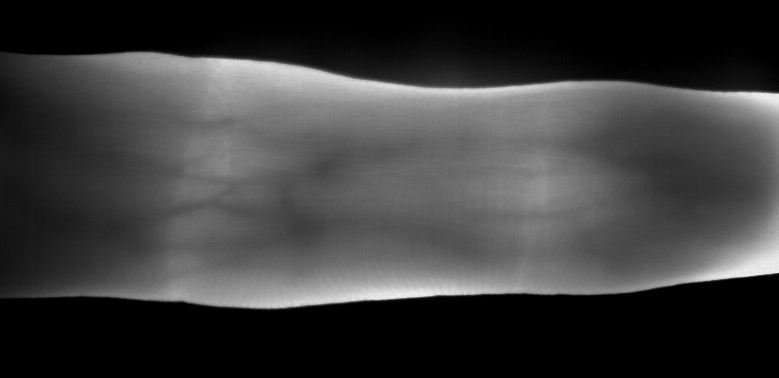
%> input picture finger.png, 779 x 378 px
$ octave miura_usage.m   (GNU Octave 9; MATLAB toolbox functions it lacks are replaced by stand-ins)
%> lines starting %> are read from the running program, lines starting %| are printed output that depends on the picture; in (x1, y1, x2, y2) boxes, pixels count from 0 and x2, y2 are one past the last pixel; in counts of white or black regions, pixels touching at a corner belong together; the program's own positions count from 1
### Lee/lee_region.m
function [region, edges] = lee_region(img, mask_h, mask_w)
% Localise the finger region

% Parameters:
%  img    - Input vascular image
%  mask_h - Height of the mask
%  mask_w - Width of the mask

% Returns:
%  region - Binary mask indicating the finger region
%  edges  - Matrix containing two rows, first row corresponds to the
%           y-positions of the upper finger edge and the second row
%           corresponds to the y-positions of the lower finger edge.

% Reference:
% Finger vein recognition using minutia-based alignment and local binary
%   pattern-based feature extraction
% E.C. Lee, H.C. Lee and K.R. Park
% International Journal of Imaging Systems and Technology
%   Volume 19, Issue 3, September 2009, Pages 175-178
% doi: 10.1002/ima.20193

% Author:  Bram Ton <b.t.ton@alumnus.utwente.nl>
% Date:    20th March 2012
% License: Simplified BSD License

[img_h, img_w] = size(img);

% Determine lower half starting point
if mod(img_h,2) == 0
    half_img_h = img_h/2 + 1;
else
    half_img_h = ceil(img_h/2);
end

% Construct mask for filtering
mask = zeros(mask_h,mask_w);
mask(1:mask_h/2,:) = -1;
mask(mask_h/2 + 1:end,:) = 1;

% Filter image using mask
img_filt = imfilter(img, mask,'replicate');
% figure; imshow(img_filt)

% Upper part of filtred image
img_filt_up = img_filt(1:floor(img_h/2),:);
[~, y_up] = max(img_filt_up);

% Lower part of filtred image
img_filt_lo = img_filt(half_img_h:end,:);
[~,y_lo] = min(img_filt_lo);

% Fill region between upper and lower edges
region = zeros(size(img));
for i=1:img_w
    region(y_up(i):y_lo(i)+size(img_filt_lo,1), i) = 1;
end

% Save y-position of finger edges
edges = zeros(2,img_w);
edges(1,:) = y_up;
edges(2,:) = round(y_lo + size(img_filt_lo,1));

### jointFinder.m
function [jointmask, jLoc] = jointFinder(img, fingerMask, debugFlag)
%% function jointMask = jointFinder(img, fingerMask)
%   Searches for the location of joints in finger image img
% INPUT:
%   img - Standard grayscale img of finger
%   fingerMask (optional): binary mask of the fonger to filter bg out
% Output:
%   jointMask: binary mask showing the location of two joints [left, right]
% fingerMask = fingermask_zeros;
% debugFlag = 1;
% img = im;
if nargin == 1
    fingerMask = ones(size( img ));
end
img_data = whos('img');
if strcmp(img_data.class, 'uint8')
    img = im2double(img);
end

if nargin < 3
    debugFlag = 0;
end

%% Mask the finger image
    % Weigh the mask by a cosine function to get rid of some noise on the edges
    uedge = find( imfilter(fingerMask, [-1;1]) == 1 ); % Upper edge of finger
    ledge = find( imfilter(fingerMask, [1;-1]) == 1 ); % Lower -"-
    wedge = ledge - uedge;                             % Width of -"-

weights = zeros(size(img));

for i = 1:length(uedge)
    weights(uedge(i):ledge(i)-1) =...
        exp( -2.* abs(linspace(0, wedge(i), wedge(i))./wedge(i) - 0.5) );
end

img_m = img .* weights;

% figure; imshow(weights,[]);

%% Find the joint location on the basis of column-wise intensity level

I = sum( img_m ) ./ sum(img_m ~= 0) ;  % Mean per coloumn

    % Mean filter to get rid of some saddle points
n = 10; % Width of the mean filter
Ifilt = filtfilt(ones(n,1)./n, 1, I);

    % Differentiate to get the derivative zeros
IfiltD = diff(Ifilt(1:end));
IfiltD2= zeros(size(IfiltD)) .* nan;

    % Find zero crossings as a*b <= 0 -> Crossing between a and b
for i = 2:length(IfiltD)
    IfiltD2(i) = IfiltD(i) * IfiltD(i-1);
end
[~, zeroInd] = find(IfiltD2 <= 0);

    % Ignore crossings too close to the edges of image (10% threshold)
edgeT = size(img,2) / 10;
zeroInd = zeroInd( zeroInd > edgeT & zeroInd < size(Ifilt,2)-edgeT);

IfiltZeros = Ifilt(zeroInd);    % Intensity values at zero crossings
    % Order the intensity values to descend
[~, ordered] = sort(IfiltZeros , 'descend' );

    % Plot intensity and zero crossings
if debugFlag
    figure; plot(Ifilt); hold on; plot(zeroInd, Ifilt(zeroInd),'x')
end

%% Find most probable joint locations

    % The highest is value pretty certainly one of the joints
jLoc(1) = zeroInd(ordered(1));

    % Disregard everything too close to this point (30% threshold)
ordered( abs(zeroInd(ordered) - jLoc(1)) < size(Ifilt,2)/3 ) = [];

    % Now the second joint should be at about the new highest value
jLoc(2) = zeroInd(ordered(1));
%% Find joint widths

    % Median value between joint locations
if(jLoc(1) > jLoc(2))
    jLoc = fliplr(jLoc);    % sort asc
end

med = median( Ifilt(jLoc(1):jLoc(2)) );
    % Everything below median can't be joint
IfiltT = Ifilt .* (Ifilt >= med);

if debugFlag
    figure; plot(IfiltT);
end

    % Search for the edges of the joints as area that is above the
    % threshold, but not above the value at joint location
e1 = [nan, nan];
e2 = [nan, nan];

for i = 1:size(img,2)/2
    if isnan(e1(1)) && (jLoc(1)-i  < round(size(img,2)*0.1) ||...
                        IfiltT(jLoc(1)-i) == 0 || IfiltT(jLoc(1)-i) > IfiltT(jLoc(1)))
        e1(1) = jLoc(1)-i;
    end
    if isnan(e1(2)) && (IfiltT(jLoc(1)+i) == 0 || IfiltT(jLoc(1)+i) > IfiltT(jLoc(1)))
        e1(2) = jLoc(1)+i;
    end

    if isnan(e2(1)) && (IfiltT(jLoc(2)-i) == 0 || IfiltT(jLoc(2)-i) > IfiltT(jLoc(2)))
        e2(1) = jLoc(2)-i;
    end
    if isnan(e2(2)) && (jLoc(2)+i > round(size(img,2)*0.7) ||...
                        IfiltT(jLoc(2)+i) > IfiltT(jLoc(2)))
        e2(2) = jLoc(2)+i;
    end
end


%% Create jointmask from the edges

jointmask = fingerMask;
jointmask(:, [1:e1(1), e1(2):e2(1), e2(2):end] ) = 0;

if debugFlag
    figure; imshow(jointmask,[])
end

end

### Miura/miura_max_curvature.m
function veins = miura_max_curvature(img, fvr, sigma)
% Maximum curvature method

% Parameters:
%  img    - Input vascular image
%  fvr    - Finger vein region
%  sigma  - Sigma used for determining derivatives

% Returns:
%  veins - Vein image

% Reference:
% Extraction of finger-vein patterns using maximum curvature points in
%   image profiles
% N. Miura, A. Nagasaka, and T. Miyatake
% IAPR conference on machine vision applications 9 (2005), pp. 347--350

% Author:  Bram Ton <b.t.ton@alumnus.utwente.nl>
% Date:    20th December 2011
% License: Simplified BSD License

% Changelog:
% 2012/01/10 - Speed enhancement by rewriting diag() functions
%              with linear indices.

% Construct filter kernels
winsize = ceil(4*sigma);
[X,Y] = meshgrid(-winsize:winsize, -winsize:winsize);

h = (1/(2*pi*sigma^2)).*exp(-(X.^2 + Y.^2)/(2*sigma^2));
hx = (-X/(sigma^2)).*h;
hxx = ((X.^2 - sigma^2)/(sigma^4)).*h;
hy = hx';
hyy = hxx';
hxy = ((X.*Y)/(sigma^4)).*h;

% Do the actual filtering
fx  = imfilter(img, hx,  'replicate', 'conv');
fxx = imfilter(img, hxx, 'replicate', 'conv');
fy  = imfilter(img, hy,  'replicate', 'conv');
fyy = imfilter(img, hyy, 'replicate', 'conv');
fxy = imfilter(img, hxy, 'replicate', 'conv');
f1  = 0.5*sqrt(2)*(fx + fy); % \
f2  = 0.5*sqrt(2)*(fx - fy); % /
f11 = 0.5*fxx + fxy + 0.5*fyy; % \\
f22 = 0.5*fxx - fxy + 0.5*fyy; % //

[img_h, img_w] = size(img); % Image height and width

%% Calculate curvatures
k = zeros(img_h, img_w, 4);
k(:,:,1) = (fxx./((1 + fx.^2).^(3/2))).*fvr; % hor
k(:,:,2) = (fyy./((1 + fy.^2).^(3/2))).*fvr; % ver
k(:,:,3) = (f11./((1 + f1.^2).^(3/2))).*fvr; % \
k(:,:,4) = (f22./((1 + f2.^2).^(3/2))).*fvr; % /

%% Scores
%V = zeros(img_h, img_w, 4);
Vt = zeros(img_h, img_w, 4);
Wr = 0;

% Horizontal direction
bla = k(:,:,1) > 0;
for y=1:img_h
    for x=1:img_w
        if(bla(y,x))
            Wr = Wr + 1;
        end

        if ( Wr > 0 && (x == img_w || ~bla(y,x)) )
            if (x == img_w)
                % Reached edge of image
                pos_end = x;
            else
                pos_end = x - 1;
            end

            pos_start = pos_end - Wr + 1; % Start pos of concave
            [~, I] = max(k(y, pos_start:pos_end,1));
            pos_max = pos_start + I - 1;
            Scr = k(y,pos_max,1)*Wr;
            %V(y,pos_max,1) = V(y,pos_max,1) + Scr;
            Vt(y,pos_max) = Vt(y,pos_max) + Scr;
            Wr = 0;
        end
    end
end

% Vertical direction
bla = k(:,:,2) > 0;
for x=1:img_w
    for y=1:img_h
        if(bla(y,x))
            Wr = Wr + 1;
        end

        if ( Wr > 0 && (y == img_h || ~bla(y,x)) )
            if (x == img_h)
                % Reached edge of image
                pos_end = y;
            else
                pos_end = y - 1;
            end

            pos_start = pos_end - Wr + 1; % Start pos of concave
            [~, I] = max(k(pos_start:pos_end,x,2));
            pos_max = pos_start + I - 1;
            Scr = k(pos_max,x,2)*Wr;
            %V(pos_max,x,2) = V(pos_max,x,2) + Scr;
            Vt(pos_max,x) = Vt(pos_max,x) + Scr;
            Wr = 0;
        end
    end
end

% Direction: \
bla = k(:,:,3) > 0;
for start=1:(img_w+img_h-1)
    % Initial values
    if (start <= img_w)
        x = start;
        y = 1;
    else
        x = 1;
        y = start - img_w + 1;
    end
    done = false;

    while ~done
        if(bla(y,x))
            Wr = Wr + 1;
        end

        if ( Wr > 0 && (y == img_h || x == img_w || ~bla(y,x)) )
            if (y == img_h || x == img_w)
                % Reached edge of image
                pos_x_end = x;
                pos_y_end = y;
            else
                pos_x_end = x - 1;
                pos_y_end = y - 1;
            end
            pos_x_start = pos_x_end - Wr + 1;
            pos_y_start = pos_y_end - Wr + 1;

            %d = diag(k(pos_y_start:pos_y_end, pos_x_start:pos_x_end, 3));
            % More efficient implementation than diag(..)
            d = k(((pos_x_start-1)*img_h + pos_y_start + 2*img_w*img_h):(img_h + 1):((pos_x_end-1)*img_h + pos_y_end + 2*img_w*img_h));
            [~, I] = max(d);
            pos_x_max = pos_x_start + I - 1;
            pos_y_max = pos_y_start + I - 1;
            Scr = k(pos_y_max,pos_x_max,3)*Wr;
            %V(pos_y_max,pos_x_max,3) = V(pos_y_max,pos_x_max,3) + Scr;
            Vt(pos_y_max,pos_x_max) = Vt(pos_y_max,pos_x_max) + Scr;
            Wr = 0;
        end

        if((x == img_w) || (y == img_h))
            done = true;
        else
            x = x + 1;
            y = y + 1;
        end
    end
end

% Direction: /
bla = k(:,:,4) > 0;
for start=1:(img_w+img_h-1)
    % Initial values
    if (start <= img_w)
        x = start;
        y = img_h;
    else
        x = 1;
        y = img_w+img_h-start;
    end
    done = false;

    while ~done
        if(bla(y,x))
            Wr = Wr + 1;
        end

        if ( Wr > 0 && (y == 1 || x == img_w || ~bla(y,x)) )
            if (y == 1 || x == img_w)
                % Reached edge of image
                pos_x_end = x;
                pos_y_end = y;
            else
                pos_x_end = x - 1;
                pos_y_end = y + 1;
            end
            pos_x_start = pos_x_end - Wr + 1;
            pos_y_start = pos_y_end + Wr - 1;

            %d = diag(flipud(k(pos_y_end:pos_y_start, pos_x_start:pos_x_end, 4)));
            % More efficient implementation than diag(flipud(..))
            d = k(((pos_x_start-1)*img_h + pos_y_start + 3*img_w*img_h):(img_h - 1):((pos_x_end-1)*img_h + pos_y_end + 3*img_w*img_h));
            [~, I] = max(d);
            pos_x_max = pos_x_start + I - 1;
            pos_y_max = pos_y_start - I + 1;
            Scr = k(pos_y_max,pos_x_max,4)*Wr;
            %V(pos_y_max,pos_x_max,4) = V(pos_y_max,pos_x_max,4) + Scr;
            Vt(pos_y_max,pos_x_max) = Vt(pos_y_max,pos_x_max) + Scr;
            Wr = 0;
        end

        if((x == img_w) || (y == 1))
            done = true;
        else
            x = x + 1;
            y = y - 1;
        end
    end
end

%Vt = V(:,:,1) + V(:,:,2) + V(:,:,3) + V(:,:,4);

%% Connection of vein centres
Cd = zeros(img_h, img_w, 4);
for x=3:img_w-3
    for y=3:img_h-3
        Cd(y,x,1) = min(max(Vt(y,x+1),  Vt(y,x+2))  ,...
            max(Vt(y,x-1),  Vt(y,x-2)));   % Hor
        Cd(y,x,2) = min(max(Vt(y+1,x),  Vt(y+2,x))  ,...
            max(Vt(y-1,x),  Vt(y-2,x)));   % Vert
        Cd(y,x,3) = min(max(Vt(y-1,x-1),Vt(y-2,x-2)),...
            max(Vt(y+1,x+1),Vt(y+2,x+2))); % \
        Cd(y,x,4) = min(max(Vt(y+1,x-1),Vt(y+2,x-2)),...
            max(Vt(y-1,x+1),Vt(y-2,x+2))); % /
    end
end

veins = max(Cd,[],3);

% [46 lines of commented-out code are left out]

### Plotroutines/CreateAxes.m
function ha=CreateAxes(Nrows, Ncols, index,gap,offset,leftover,posdebug)
% CREATEAXES makes tiled plot axes (see also SUBPLOT)
% function ha=CREATEAXES(Nrows, Ncols, index,gapspace,offset,leftover)
%   Nrows:  Number of "tile rows"
%   Ncols:  Number of "tile colums"
%   gapspace:   relative spacing between tiles (optional, default 0.1)
%   offset:     [x_offset y_offset], offset for the first column/row
%               (optional, default [0 0])
%   leftover:   [x_leftover y_leftover], empty space left after the last
%               column/row (optional, default [0 0]
% v160923
% (c) Matti Stenroos, matti.stenroos@aalto.fi

xoff=0;
yoff=0;
xleft=0;
yleft=0;
if nargin<4 || isempty(gap)
    gap=.1;
end
if nargin>4 && ~isempty(offset)
    if ~isempty(offset(1))
        xoff=offset(1);
    end
    if length(offset)==2 && ~isempty(offset(2))
        yoff=offset(2);
    end
end
if nargin>5 && ~isempty(leftover)
    if ~isempty(leftover(1))
        xleft=leftover(1);
    end
    if length(leftover)==2 && ~isempty(leftover(2))
        yleft=leftover(2);
    end
end

boxw=(1-xoff-xleft)/Ncols;
boxh=(1-yoff-yleft)/Nrows;

boxoffsetw=.5*gap*boxw;
boxoffseth=.5*gap*boxh;

w=boxw*(1-gap);
h=boxh*(1-gap);


rowindex=ceil(index/Ncols);
colindex=index-(rowindex-1)*Ncols;
axes('position',[(colindex-1)*boxw+boxoffsetw+xoff (Nrows-rowindex)*boxh+boxoffseth+yleft  w h]);
if nargin==7 && posdebug
    fprintf('Position: ');
    fprintf('%.3f\t',[(colindex-1)*boxw+boxoffsetw (Nrows-rowindex)*boxh+boxoffseth  w h]);
    fprintf('\n');
end
ha=gca;

### Miura/miura_repeated_line_tracking.m
function veins = miura_repeated_line_tracking(img, fvr, iterations, r, W, jointMask)
% Repeated line tracking

% Parameters:
%  img        - Input vascular image
%  fvr        - Binary image of the finger region
%  iterations - Maximum number of iterations
%  r - Distance between tracking point and cross section of the profile
%  W - Width of profile

% Returns:
%  veins - Vein image

% Reference:
% Feature extraction of finger vein patterns based on repeated line
%    tracking and its application to personal identification
% N. Miura, A. Nagasaka, and T. Miyatake
% Machine Vision and Applications, Volume 15, Number 4 (2004), pp. 194--203
% doi: 10.1007/s00138-004-0149-2

% Author:  Bram Ton <b.t.ton@alumnus.utwente.nl>
% Date:    20th December 2011
% License: Simplified BSD License

if isempty(fvr)
    fvr = ones(size(img));
end


p_lr = 0.5;  % Probability of goin left or right
p_ud = 0.25; % Probability of going up or down
% writerObj = VideoWriter('peaks.avi');
% open(writerObj);
Tr = zeros(size(img));     % Locus space
bla = [-1,-1; -1,0; -1,1; 0,-1; 0,0; 0,1; 1,-1; 1,0; 1,1];

% Check if W is even
if (mod(W,2) == 0)
    disp('Error: W must be odd')
end
ro = round(r*sqrt(2)/2);   % r for oblique directions
hW = (W-1)/2;              % half width for horz. and vert. directions
hWo = round(hW*sqrt(2)/2); % half width for oblique directions

% Omit unreachable borders
fvr(1:r+hW,:) = 0;
fvr(end-(r+hW-1):end,:) = 0;
fvr(:,1:r+hW) = 0;
fvr(:,end-(r+hW-1):end) = 0;

if nargin < 6 || isempty(jointMask)
    jointMask = ones(size(fvr));
end

%% Uniformly distributed starting points
indices = find(fvr > 0 & jointMask > 0);
a = randperm(length(indices));
a = a(1:iterations); % Limit to number of iterations
[ys, xs] = ind2sub(size(img), indices(a));
%ys = [200;20];% LET OP
%xs=  [200;200];% LET OP

%% Iterate through all starting points
for it = 1:size(ys,1)
    xc = xs(it); % Current tracking point, x
    yc = ys(it); % Current tracking point, y

    % Determine the moving-direction attributes
    % Going left or right ?
    if rand() >= 0.5
        Dlr = -1;  % Going left
    else
        Dlr = 1; % Going right
    end

    % Going up or down ?
    if rand() >= 0.5
        Dud = -1;  % Going up
    else
        Dud = 1; % Going down
    end

    % Initialize locus-positition table Tc
    Tc = false(size(img));

    %Dlr = -1; Dud=-1;% LET OP
    Vl = 1;
    while Vl > 0;
        %% Determine the moving candidate point set Nc
        Nr = false(3);
        Rnd = rand();
        %Rnd = 0.8;% LET OP
        if Rnd < p_lr
            % Going left or right
            Nr(:,2+Dlr) = true;
        elseif (Rnd >= p_lr) && (Rnd < p_lr + p_ud)
            % Going up or down
            Nr(2+Dud,:) = true;
        else
            % Going any direction
            Nr = true(3);
            Nr(2,2) = false;
        end

        tmp = find( ~Tc(yc-1:yc+1,xc-1:xc+1) & Nr & fvr(yc-1:yc+1,xc-1:xc+1) );
        Nc =[xc + bla(tmp,1), yc + bla(tmp,2)];

        if size(Nc,1)==0
            Vl=-1;
            continue
        end

        %% Detect dark line direction near current tracking point
        Vdepths = zeros(size(Nc,1),1); % Valley depths
        for i = 1:size(Nc,1)
            % Horizontal or vertical
            if Nc(i,2) == yc
                % Horizontal plane
                yp = Nc(i,2);
                if Nc(i,1) > xc
                    % Right direction
                    xp = Nc(i,1) + r;
                else
                    % Left direction
                    xp = Nc(i,1) - r;
                end

                Vdepths(i) = img(yp + hW, xp) - ...
                    2*img(yp,xp) + ...
                    img(yp - hW, xp);
            elseif Nc(i,1) == xc
                % Vertical plane
                xp = Nc(i,1);
                if Nc(i,2) > yc
                    % Down direction
                    yp = Nc(i,2) + r;
                else
                    % Up direction
                    yp = Nc(i,2) - r;
                end

                Vdepths(i) = img(yp, xp + hW) - ...
                    2*img(yp,xp) + ...
                    img(yp, xp - hW);
            end

            % Oblique directions
            if ((Nc(i,1) > xc) && (Nc(i,2) < yc)) || ((Nc(i,1) < xc) && (Nc(i,2) > yc))
                % Diagonal, up /
                if Nc(i,1) > xc && Nc(i,2) < yc
                    % Top right
                    xp = Nc(i,1) + ro;
                    yp = Nc(i,2) - ro;
                else
                    % Bottom left
                    xp = Nc(i,1) - ro;
                    yp = Nc(i,2) + ro;
                end

                Vdepths(i) = img(yp - hWo, xp - hWo) - ...
                    2*img(yp,xp) + ...
                    img(yp + hWo, xp + hWo);
            else
                % Diagonal, down \
                if Nc(i,1) < xc && Nc(i,2) < yc
                    % Top left
                    xp = Nc(i,1) - ro;
                    yp = Nc(i,2) - ro;
                else
                    % Bottom right
                    xp = Nc(i,1) + ro;
                    yp = Nc(i,2) + ro;
                end

                Vdepths(i) = img(yp + hWo, xp - hWo) - ...
                    2*img(yp,xp) + ...
                    img(yp - hWo, xp + hWo);
            end
        end %  End search of candidates

        [~, index] = max(Vdepths); %  Determine best candidate

        % Register tracking information
        Tc(yc, xc) = true;

        % Increase value of tracking space
        Tr(yc, xc) = Tr(yc, xc) + 1;
        %writeVideo(writerObj,Tr);

        % Move tracking point
        xc = Nc(index, 1);
        yc = Nc(index, 2);
    end
end
veins = Tr;

### Miura/miura_usage.m
% Howto use the miura_* scripts.

cd ~/Dropbox/ACVPR/FingerVeinScripts/;
addpath(genpath('./'));

img = im2double(imread('finger.png')); % Read the image
img = imresize(img,0.5);               % Downscale image
%> img: size 189x390 double

% Get the valid region, this is a binary mask which indicates the region of
% the finger. For quick testing it is possible to use something like:
% fvr = ones(size(img));
% The lee_region() function can be found here:

figure(1); clf;
    CreateAxes(3,1,1);
    imshow(img,[]);

[fvr, fve] = lee_region(img,4,40);    % Get finger region
%> in lee_region, `img_filt_up = img_filt(1:floor(img_h/2),:);`:
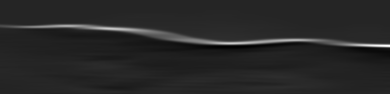
%> img_filt_up: size 94x390 double; min -8.44, max 49.07, mean 0.6; drawn with min black and max white
%> in lee_region, `[~, y_up] = max(img_filt_up);`: y_up = 390 values, max 46 at index 359, min 26 at index 62, mean 36.67
%> in lee_region, `img_filt_lo = img_filt(half_img_h:end,:);`:
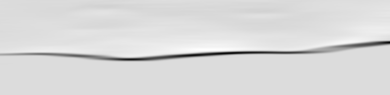
%> img_filt_lo: size 95x390 double; min -50.5, max 7.96, mean -0.564; drawn with min black and max white
%> in lee_region, `[~,y_lo] = min(img_filt_lo);`: y_lo = 390 values, max 60 at index 113, min 43 at index 382, mean 53.98
%> after the loop in lee_region, `for i=1:img_w`:
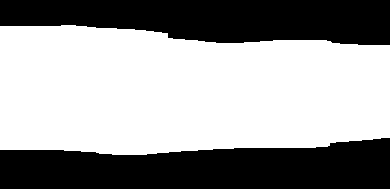
%> region: size 189x390 double; values 0 (black) and 1 (white), 60% white; 2 black regions, box (x1, y1, x2, y2) and area: (0, 138, 390, 189) 15608, (0, 0, 390, 45) 13910
%> fve = 390 columns, first 8: [27 27 27 27 27 27 27 27; 150 150 150 150 150 150 150 150]

    CreateAxes(3,1,2);
    imshow(fvr,[]);

%% Find the joints

jointMask = jointFinder(img, fvr);
%> in jointFinder, `uedge = find( imfilter(fingerMask, [-1;1]) == 1 );`: uedge = 390 values from 26 to 73566
%> in jointFinder, `ledge = find( imfilter(fingerMask, [1;-1]) == 1 );`: ledge = 390 values from 150 to 73659
%> in jointFinder, `wedge = ledge - uedge;`: wedge = 390 values, max 127 at index 113, min 93 at index 382, mean 113.3
%> after the loop in jointFinder, `for i = 1:length(uedge)`:
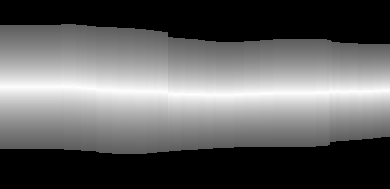
%> weights: size 189x390 double; min 0, max 1, mean 0.378
%> in jointFinder, `img_m = img .* weights;`:
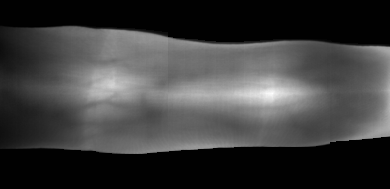
%> img_m: size 189x390 double; min -0.00374, max 0.582, mean 0.137; drawn with min black and max white
%> in jointFinder, `I = sum( img_m ) ./ sum(img_m ~= 0) ;`: I = 390 values, max 0.357 at index 390, min 0.0531 at index 1, mean 0.231
%> in jointFinder, `IfiltD = diff(Ifilt(1:end));`: IfiltD = 389 values, max 0.00854 at index 389, min -0.00321 at index 302, mean 0.00078
%> in jointFinder, `[~, zeroInd] = find(IfiltD2 <= 0);`: zeroInd = [111 159 199 217 268 335]
%> in jointFinder, `IfiltZeros = Ifilt(zeroInd);`: IfiltZeros = [0.294 0.254 0.278 0.275 0.314 0.167]
%> in jointFinder, `[~, ordered] = sort(IfiltZeros , 'descend' );`: ordered = [5 1 3 4 2 6]
%> in jointFinder, `jLoc = fliplr(jLoc);`: jLoc = [111 268]
%> in jointFinder, `med = median( Ifilt(jLoc(1):jLoc(2)) );`: med = 0.276
%> in jointFinder, `IfiltT = Ifilt .* (Ifilt >= med);`: IfiltT = 390 values, max 0.357 at index 390, min 0 at index 1, mean 0.0923
%> after the loop in jointFinder, `for i = 1:size(img,2)/2`: e1 = [95 132]; e2 = [228 274]
img_jMasked= img .* jointMask;

figure(1);
    CreateAxes(3,1,3);
    imshow( img_jMasked, [] );


%% Extract veins using maximum curvature method
sigma = 3; % Parameter
v_max_curvature = miura_max_curvature(img,fvr,sigma);
%> in miura_max_curvature, `f11 = 0.5*fxx + fxy + 0.5*fyy;`:
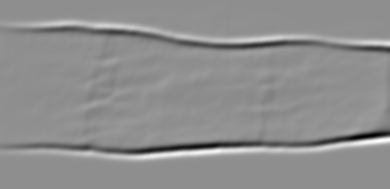
%> f11: size 189x390 double; min -0.0188, max 0.0147, mean -1.1e-05; drawn with min black and max white
%> in miura_max_curvature, `k(:,:,3) = (f11./((1 + f1.^2).^(3/2))).*fvr;`:
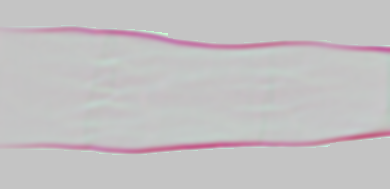
%> k: size 189x390x4 double; mean R, G, B, A -1.29e-05, -0.000786, -0.000396, 0; transparent parts drawn white
%> (the rest of the program and of its run is left out)
